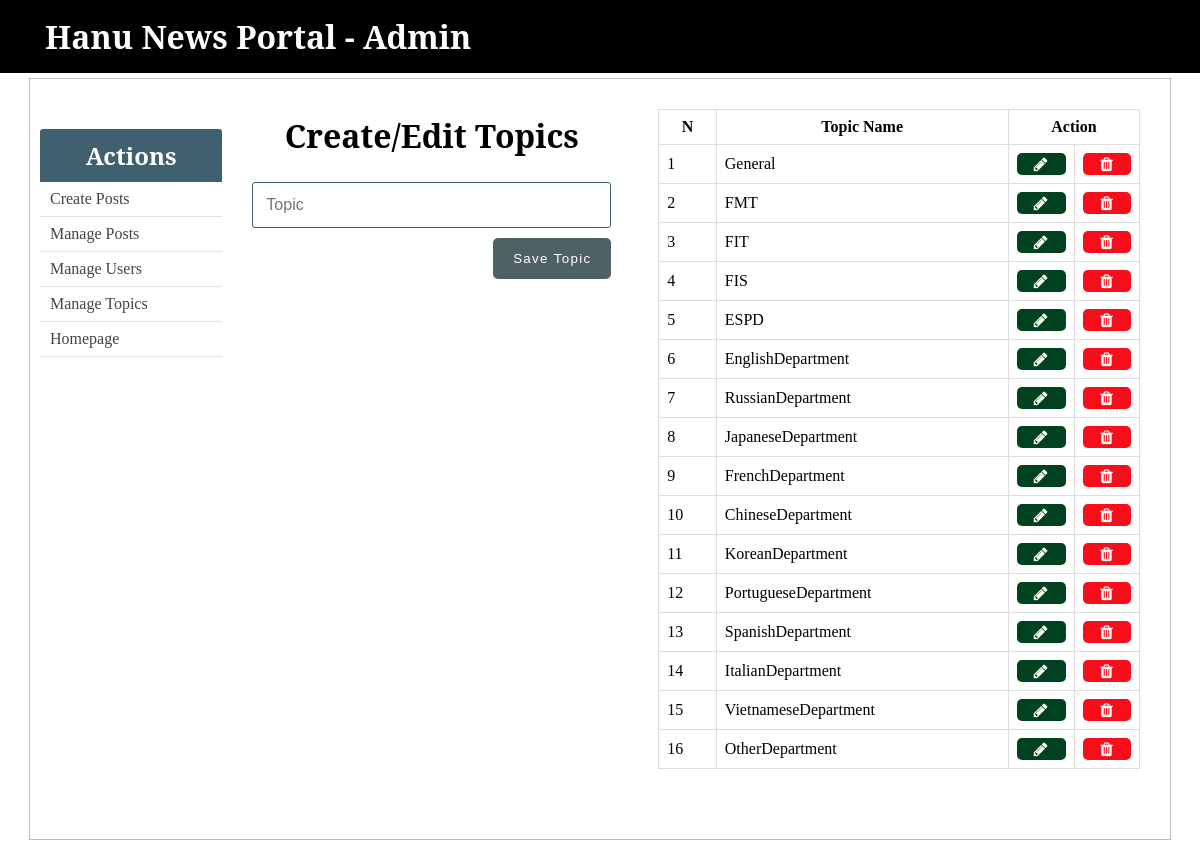
The page /admin/topics.php on the database its author committed.
### tables this page shows
CREATE TABLE `topics` (
  `id` int(11) NOT NULL,
  `name` varchar(255) NOT NULL,
  `slug` varchar(255) NOT NULL,
  PRIMARY KEY (`id`),
  UNIQUE KEY `slug` (`slug`)
);

### admin/includes/admin_functions.php (called while the page is built, shortened)
<?php
$isEditingTopic = false;
$topic_name = "";
function getAllTopics() {
	global $conn;
	$sql = "SELECT * FROM topics";
	$result = mysqli_query($conn, $sql);
	$topics = mysqli_fetch_all($result, MYSQLI_ASSOC);
	return $topics;
}
?>

### admin/topics.php (the view, shortened to what this page needs)
<?php  include('../config.php'); ?>
<?php  include(ROOT_PATH . '/admin/includes/admin_functions.php'); ?>
<?php include(ROOT_PATH . '/admin/includes/header.php'); ?>
<?php $topics = getAllTopics();	?>
	<?php if ($_SESSION['user']['role'] == "Student"):  ?>
		<h1> You need to be an Admin to access this page</h1>
	<?php  else: ?>
</head>
<body>
	<?php include(ROOT_PATH . '/admin/includes/navbar.php') ?>
	<div class="container content">
		<?php include(ROOT_PATH . '/admin/includes/menu.php') ?>
		<div class="action">
			<h1 class="page-title">Create/Edit Topics</h1>
			<form method="post" action="<?php echo BASE_URL . 'admin/topics.php'; ?>" >
				<input type="text" name="topic_name" value="<?php echo $topic_name; ?>" placeholder="Topic">
				<?php if ($isEditingTopic === true): ?>
					<button type="submit" class="btn" name="update_topic">UPDATE</button>
				<?php else: ?>
					<button type="submit" class="btn" name="create_topic">Save Topic</button>
				<?php endif ?>
			</form>
		</div>
		<div class="table-div">
			<?php if (empty($topics)): ?>
				<h1>No topics in the database.</h1>
			<?php else: ?>
				<table class="table">
					<thead>
						<th>N</th>
						<th>Topic Name</th>
						<th colspan="2">Action</th>
					</thead>
					<tbody>
					<?php foreach ($topics as $key => $topic): ?>
						<tr>
							<td><?php echo $key + 1; ?></td>
							<td><?php echo $topic['name']; ?></td>
							<td>
								<a class="fa fa-pencil btn edit"
									href="topics.php?edit-topic=<?php echo $topic['id'] ?>">
								</a>
							</td>
							<td>
								<a class="fa fa-trash btn delete"
									href="topics.php?delete-topic=<?php echo $topic['id'] ?>">
								</a>
							</td>
						</tr>
					<?php endforeach ?>
					</tbody>
				</table>
			<?php endif ?>
		</div>
	</div>
</body>
</html>
<?php endif ?>

### static/css/admin_styling.css (style rules this page uses)
* { margin: 0px; padding: 0px; }
a { text-decoration: none; }
h1, h2, h3, h4, h5, h6 { font-family: 'Noto Serif', serif; }
form { width: 60%; margin: 5px auto; padding-bottom: 50px; }
form input[type=file], input[type=email], input[type=password], input[type=text], form select, form textarea { width: 100%; display: block; padding: 13px 13px; font-size: 1em; margin: 5px auto 10px; border-radius: 3px; box-sizing : border-box; background: transparent; border: 1px solid #3E606F; }
form button { float: right; margin-left: 24%; }
table { border-collapse: collapse; width: 70%; margin: 20px auto; }
th, td { padding: 8px; text-align: left; border: 1px solid #ddd; }
th { text-align: center; }
.btn { color: white; background: #4E6166; text-align: center; border: none; border-radius: 5px; display: block; letter-spacing: .1em; padding: 13px 20px; text-decoration: none; }
.container { width: 95%; margin: 5px auto 50px; border: 1px solid #BFBCB3; padding: 10px 0px 50px; }
.container:after { content: ""; display: block; clear: both; }
.container.content .action { width: 35%; float: left; text-align: center; }
.container.content .action form { width: 90%; }
.container.content .action .page-title { margin: 25px; }
.table-div { float: left; width: 47%; }
.table-div table { width: 90%; }
.table-div a.fa { color: white; padding: 3px; }
.table-div .edit { background: #004220; }
.table-div .delete { background: #F70E1A; }

### rows shown on the page
topics: name "General"
topics: name "FMT"
topics: name "FIT"
topics: name "FIS"
topics: name "ESPD"
topics: name "EnglishDepartment"
topics: name "RussianDepartment"
topics: name "JapaneseDepartment"
topics: name "FrenchDepartment"
topics: name "ChineseDepartment"
topics: name "KoreanDepartment"
topics: name "PortugueseDepartment"
topics: name "SpanishDepartment"
topics: name "ItalianDepartment"
topics: name "VietnameseDepartment"
topics: name "OtherDepartment"
